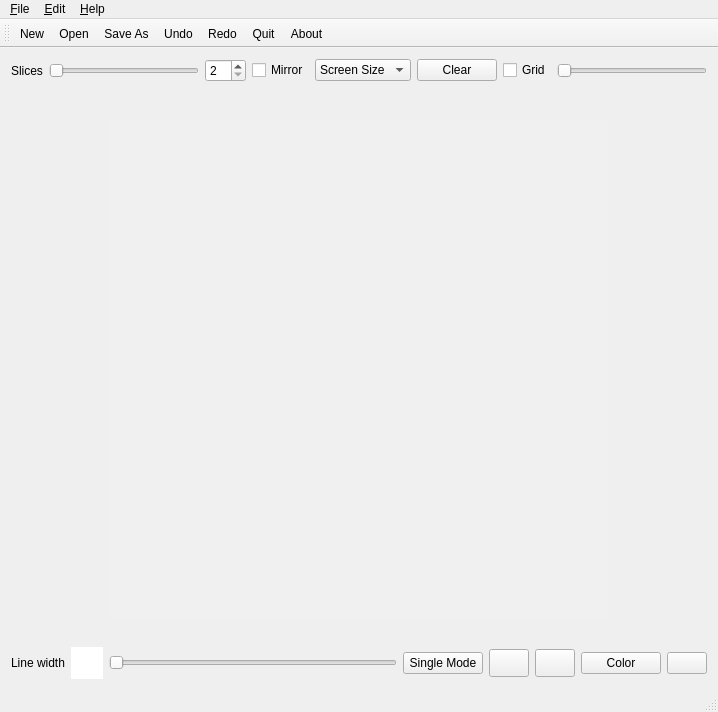
<?xml version="1.0" encoding="UTF-8"?>
<ui version="4.0">
 <class>MainWindow</class>
 <widget class="QMainWindow" name="MainWindow">
  <property name="geometry">
   <rect>
    <x>0</x>
    <y>0</y>
    <width>718</width>
    <height>712</height>
   </rect>
  </property>
  <property name="minimumSize">
   <size>
    <width>650</width>
    <height>700</height>
   </size>
  </property>
  <property name="windowTitle">
   <string>MainWindow</string>
  </property>
  <widget class="QWidget" name="centralWidget">
   <layout class="QVBoxLayout" name="verticalLayout_2">
    <item>
     <layout class="QVBoxLayout" name="verticalLayout" stretch="0,1,0">
      <item>
       <layout class="QHBoxLayout" name="horizontalLayout_2" stretch="0,1,0,0,0,0,0,1">
        <item>
         <widget class="QLabel" name="label">
          <property name="text">
           <string>Slices</string>
          </property>
         </widget>
        </item>
        <item>
         <widget class="QSlider" name="sliceSlider">
          <property name="minimum">
           <number>2</number>
          </property>
          <property name="maximum">
           <number>15</number>
          </property>
          <property name="orientation">
           <enum>Qt::Horizontal</enum>
          </property>
         </widget>
        </item>
        <item>
         <widget class="QSpinBox" name="spinBox">
          <property name="minimum">
           <number>2</number>
          </property>
          <property name="maximum">
           <number>15</number>
          </property>
         </widget>
        </item>
        <item>
         <widget class="QCheckBox" name="mirrorCheckBox">
          <property name="text">
           <string>Mirror</string>
          </property>
         </widget>
        </item>
        <item>
         <widget class="QComboBox" name="pixelComboBox">
          <item>
           <property name="text">
            <string>Screen Size</string>
           </property>
          </item>
          <item>
           <property name="text">
            <string>500x500</string>
           </property>
          </item>
          <item>
           <property name="text">
            <string>400x400</string>
           </property>
          </item>
          <item>
           <property name="text">
            <string>300x300</string>
           </property>
          </item>
          <item>
           <property name="text">
            <string>200x200</string>
           </property>
          </item>
         </widget>
        </item>
        <item>
         <widget class="QPushButton" name="clearWidget">
          <property name="text">
           <string>Clear</string>
          </property>
          <property name="shortcut">
           <string>Ctrl+C</string>
          </property>
         </widget>
        </item>
        <item>
         <widget class="QCheckBox" name="grid">
          <property name="text">
           <string>Grid</string>
          </property>
         </widget>
        </item>
        <item>
         <widget class="QSlider" name="gridSlider">
          <property name="maximum">
           <number>255</number>
          </property>
          <property name="orientation">
           <enum>Qt::Horizontal</enum>
          </property>
         </widget>
        </item>
       </layout>
      </item>
      <item>
       <widget class="QWidget" name="widget" native="true">
        <property name="styleSheet">
         <string notr="true"/>
        </property>
        <widget class="MyQGraphicsView" name="graphicsView">
         <property name="enabled">
          <bool>true</bool>
         </property>
         <property name="geometry">
          <rect>
           <x>97</x>
           <y>31</y>
           <width>500</width>
           <height>500</height>
          </rect>
         </property>
         <property name="minimumSize">
          <size>
           <width>200</width>
           <height>200</height>
          </size>
         </property>
         <property name="maximumSize">
          <size>
           <width>500</width>
           <height>500</height>
          </size>
         </property>
         <property name="styleSheet">
          <string notr="true">border: inherit;
background-color: rgb(240, 240, 240);
border-radius: inherit;</string>
         </property>
         <property name="verticalScrollBarPolicy">
          <enum>Qt::ScrollBarAlwaysOff</enum>
         </property>
         <property name="horizontalScrollBarPolicy">
          <enum>Qt::ScrollBarAlwaysOff</enum>
         </property>
         <property name="sizeAdjustPolicy">
          <enum>QAbstractScrollArea::AdjustIgnored</enum>
         </property>
         <property name="backgroundBrush">
          <brush brushstyle="NoBrush">
           <color alpha="255">
            <red>0</red>
            <green>0</green>
            <blue>0</blue>
           </color>
          </brush>
         </property>
        </widget>
       </widget>
      </item>
      <item>
       <layout class="QHBoxLayout" name="horizontalLayout" stretch="0,0,1,0,0,0,0,0">
        <item>
         <widget class="QLabel" name="label_2">
          <property name="text">
           <string>Line width</string>
          </property>
         </widget>
        </item>
        <item>
         <widget class="WidgetDrawLineWidth" name="lineWidthWidget" native="true">
          <property name="minimumSize">
           <size>
            <width>32</width>
            <height>32</height>
           </size>
          </property>
          <property name="maximumSize">
           <size>
            <width>32</width>
            <height>32</height>
           </size>
          </property>
          <property name="styleSheet">
           <string notr="true">background-color: rgb(255, 255, 255);</string>
          </property>
         </widget>
        </item>
        <item>
         <widget class="QSlider" name="lineWidthSlider">
          <property name="minimum">
           <number>2</number>
          </property>
          <property name="maximum">
           <number>15</number>
          </property>
          <property name="orientation">
           <enum>Qt::Horizontal</enum>
          </property>
         </widget>
        </item>
        <item>
         <widget class="QPushButton" name="singlePainterActivator">
          <property name="text">
           <string>Single Mode</string>
          </property>
          <property name="shortcut">
           <string>Ctrl+M</string>
          </property>
         </widget>
        </item>
        <item>
         <widget class="QPushButton" name="brushButton">
          <property name="maximumSize">
           <size>
            <width>41</width>
            <height>28</height>
           </size>
          </property>
          <property name="text">
           <string/>
          </property>
         </widget>
        </item>
        <item>
         <widget class="QPushButton" name="eraserButton">
          <property name="maximumSize">
           <size>
            <width>41</width>
            <height>28</height>
           </size>
          </property>
          <property name="text">
           <string/>
          </property>
         </widget>
        </item>
        <item>
         <widget class="QPushButton" name="colorButton">
          <property name="text">
           <string>Color</string>
          </property>
          <property name="shortcut">
           <string>Ctrl+Shift+C</string>
          </property>
         </widget>
        </item>
        <item>
         <widget class="QPushButton" name="multiColor">
          <property name="text">
           <string/>
          </property>
         </widget>
        </item>
       </layout>
      </item>
     </layout>
    </item>
   </layout>
  </widget>
  <widget class="QMenuBar" name="menuBar">
   <property name="geometry">
    <rect>
     <x>0</x>
     <y>0</y>
     <width>718</width>
     <height>26</height>
    </rect>
   </property>
   <widget class="QMenu" name="menu_File">
    <property name="title">
     <string>&amp;File</string>
    </property>
    <addaction name="actionNew_File"/>
    <addaction name="action_Open_File"/>
    <addaction name="actionSave_As"/>
    <addaction name="actionQuit"/>
   </widget>
   <widget class="QMenu" name="menu_Edit">
    <property name="title">
     <string>&amp;Edit</string>
    </property>
    <addaction name="action_Undo"/>
    <addaction name="action_Redo"/>
   </widget>
   <widget class="QMenu" name="menu_Help">
    <property name="title">
     <string>&amp;Help</string>
    </property>
    <addaction name="action_About"/>
   </widget>
   <addaction name="menu_File"/>
   <addaction name="menu_Edit"/>
   <addaction name="menu_Help"/>
  </widget>
  <widget class="QStatusBar" name="statusBar"/>
  <widget class="QToolBar" name="toolBar">
   <property name="windowTitle">
    <string>toolBar</string>
   </property>
   <attribute name="toolBarArea">
    <enum>TopToolBarArea</enum>
   </attribute>
   <attribute name="toolBarBreak">
    <bool>false</bool>
   </attribute>
   <addaction name="actionNew_File"/>
   <addaction name="action_Open_File"/>
   <addaction name="actionSave_As"/>
   <addaction name="action_Undo"/>
   <addaction name="action_Redo"/>
   <addaction name="actionQuit"/>
   <addaction name="action_About"/>
  </widget>
  <action name="actionSave_As">
   <property name="text">
    <string>Save As</string>
   </property>
   <property name="shortcut">
    <string>Ctrl+S</string>
   </property>
  </action>
  <action name="actionQuit">
   <property name="text">
    <string>Quit</string>
   </property>
   <property name="shortcut">
    <string>Ctrl+Q</string>
   </property>
  </action>
  <action name="action_Undo">
   <property name="text">
    <string>&amp;Undo</string>
   </property>
   <property name="shortcut">
    <string>Ctrl+Z</string>
   </property>
  </action>
  <action name="action_Redo">
   <property name="text">
    <string>&amp;Redo</string>
   </property>
   <property name="shortcut">
    <string>Ctrl+Y</string>
   </property>
  </action>
  <action name="action_About">
   <property name="text">
    <string>&amp;About</string>
   </property>
   <property name="shortcut">
    <string>F1</string>
   </property>
  </action>
  <action name="action_Open_File">
   <property name="text">
    <string>Open</string>
   </property>
   <property name="shortcut">
    <string>Ctrl+O</string>
   </property>
  </action>
  <action name="actionNew_File">
   <property name="text">
    <string>New</string>
   </property>
   <property name="shortcut">
    <string>Ctrl+N</string>
   </property>
  </action>
 </widget>
 <layoutdefault spacing="6" margin="11"/>
 <customwidgets>
  <customwidget>
   <class>MyQGraphicsView</class>
   <extends>QGraphicsView</extends>
   <header>myQGraphicsView.h</header>
  </customwidget>
  <customwidget>
   <class>WidgetDrawLineWidth</class>
   <extends>QWidget</extends>
   <header>widgetDrawLineWidth.h</header>
   <container>1</container>
  </customwidget>
 </customwidgets>
 <resources/>
 <connections/>
</ui>
